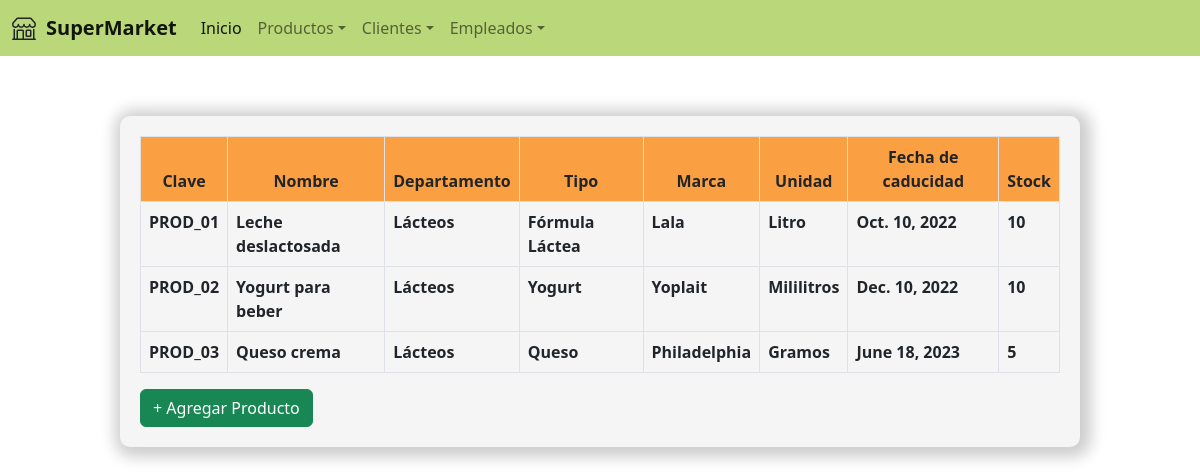
The app's page /SuperMarket/read_productos/, older data.
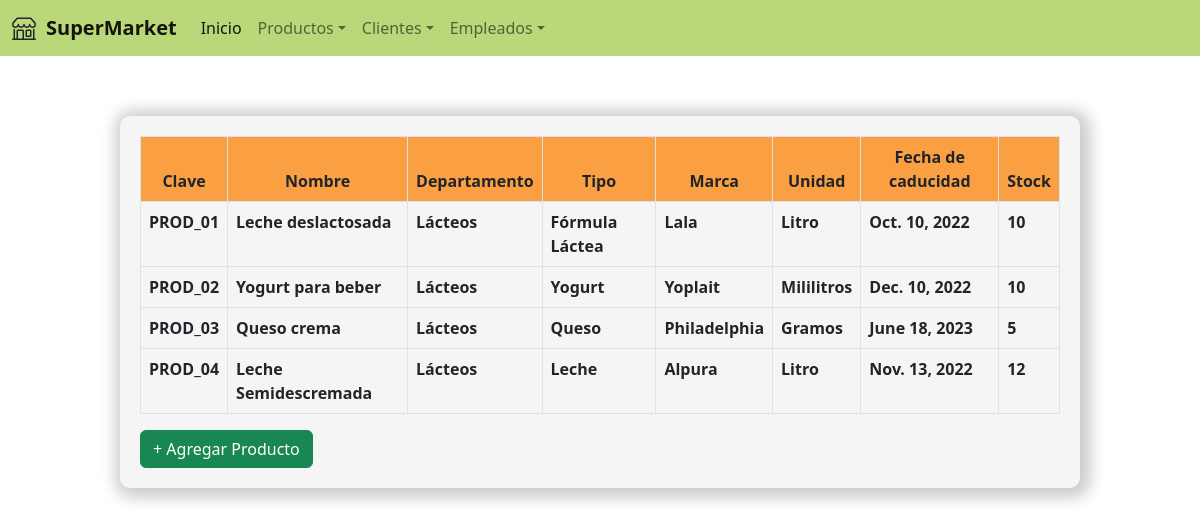
The same page, newer data.
### SuperMarket/models.py (models this page shows, shortened)
class Productos(models.Model):
    claveProducto = models.CharField(max_length=10)
    nombre = models.CharField(max_length=80)
    departamento = models.CharField(max_length=80)
    tipo = models.CharField(max_length=80)
    marca = models.CharField(max_length=60)
    unidadMedida = models.CharField(max_length=30)
    fechaCaducidad = models.DateField()
    stock = models.IntegerField()

### SuperMarket/views.py (the view)
# urls.py: path('read_productos/', read_productos),
def read_productos(request):
    productos = Productos.objects.all() #Trae todo
    return render(request, "read_productos.html", {"productos": productos})

### SuperMarket/template/read_productos.html
{% extends "login.html" %}
{% load static %}
{% block contenido %}
<link rel="stylesheet" href="{%static 'css/bootstrap.min.css'%}">
<div class="form_ver_productos">
    <table class="table table-bordered">
        <thead style="background-color: #FA9F42; text-align: center;">
          <tr>
            <th scope="col">Clave</th>
            <th scope="col">Nombre</th>
            <th scope="col">Departamento</th>
            <th scope="col">Tipo</th>
            <th scope="col">Marca</th>
            <th scope="col">Unidad</th>
            <th scope="col">Fecha de caducidad</th>
            <th scope="col">Stock</th>
          </tr>
        </thead>
        <tbody>
            {% for producto in productos %}
            <tr>
                <th>{{producto.claveProducto}}</th>
                <th>{{producto.nombre}}</th>
                <th>{{producto.departamento}}</th>
                <th>{{producto.tipo}}</th>
                <th>{{producto.marca}}</th>
                <th>{{producto.unidadMedida}}</th>
                <th>{{producto.fechaCaducidad}}</th>
                <th>{{producto.stock}}</th>
            </tr>
            {%endfor%}
        </tbody>
      </table>
<a class="btn btn-success" href="/SuperMarket/create_productos">+ Agregar Producto</a>
</div>
{% endblock %}

### SuperMarket/template/login.html (shortened to what this page needs)
<!DOCTYPE html>
<html lang="en">
<head>
    {% load static %}
    <link rel="stylesheet" href="{%static 'css/bootstrap.min.css'%}">
    <link rel="stylesheet" href="{%static 'js/bootstrap.min'%}">
    <link rel="stylesheet" href="{%static 'css/myestilo.css'%}">
</head>
<body>
    <nav class="navbar navbar-expand" aria-label="Second navbar example" id="navbar">
        <div class="container-fluid">
          <a class="navbar-brand" href="#" id="title_navbar"><b>SuperMarket</b></a>
          <div class="collapse navbar-collapse" id="navbarsExample02">
            <ul class="navbar-nav me-auto">
              <li class="nav-item">
                <a class="nav-link active" aria-current="page" href="/SuperMarket/inicio">Inicio</a>
              </li>
              <li class="nav-item dropdown">
                <a class="nav-link dropdown-toggle" href="#" data-bs-toggle="dropdown" aria-expanded="false">Productos</a>
              </li>
              <li class="nav-item dropdown">
                <a class="nav-link dropdown-toggle" href="#" data-bs-toggle="dropdown" aria-expanded="false">Clientes</a>
              </li>
              <li class="nav-item dropdown">
                <a class="nav-link dropdown-toggle" href="#" data-bs-toggle="dropdown" aria-expanded="false">Empleados</a>
              </li>
            </ul>
          </div>
        </div>
      </nav>
      <div class="contenido1">
        {% block contenido %}{% endblock %}
    </div>
</body>
</html>

### SuperMarket/static/css/myestilo.css (style rules this page uses)
.contenido1 { position: relative; top: 60px; }
body { background-color: white; }
.form_ver_productos { margin: auto; width: 80%; padding: 20px; height: auto; background-color: whitesmoke; border-radius: 10px; box-shadow: 3px 2px 15px 8px rgba(0, 0, 0, 0.2); }
body #navbar { background-color:#BAD879; }
body #title_navbar { margin-left: 10px; }

Row changes from the older to the newer data that the page shows:
added Productos: claveProducto "PROD_04", nombre "Leche Semidescremada", departamento "Lácteos", tipo "Leche", marca "Alpura", unidadMedida "Litro", fechaCaducidad "Nov. 13, 2022", stock "12"
